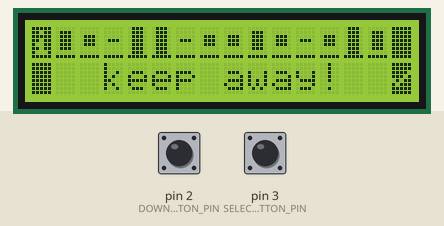
Bench run of a program on a simulated Arduino Uno, built with avr-gcc and run on an emulated ATmega328P. On the bench: 16×2 character LCD. The test bench sets the inputs (shaded band); at power-on: pin 3 (SELECT_BUTTON_PIN) HIGH, pin 2 (DOWN_BUTTON_PIN) HIGH.

Above: at 1.3 s.
1.4 s: pin 3 (SELECT_BUTTON_PIN) pulled LOW for 0.15 s
At 2.5 s:
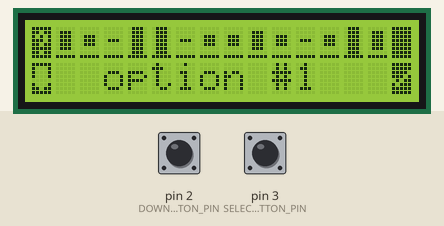
3.0 s: pin 2 (DOWN_BUTTON_PIN) pulled LOW for 0.15 s
At 3.6 s:
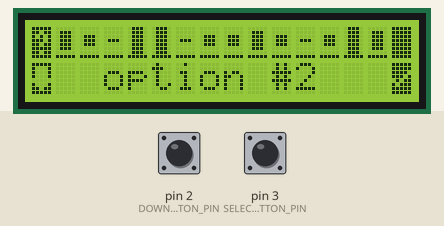
4.6 s: pin 2 (DOWN_BUTTON_PIN) pulled LOW for 1 s
At 6.0 s:
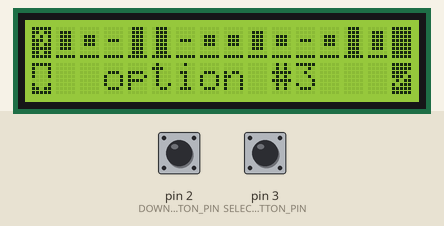
7.1 s: pin 3 (SELECT_BUTTON_PIN) pulled LOW for 1 s
At 8.1 s:
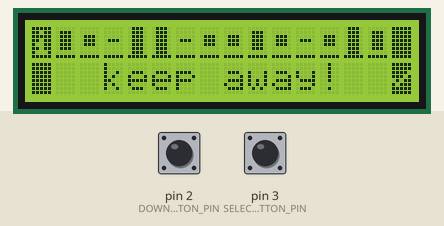
9.6 s: pin 3 (SELECT_BUTTON_PIN) pulled LOW for 3.2 s
At 11.1 s:
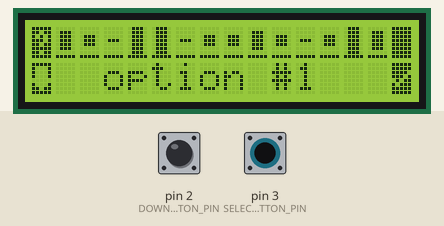
Timing chart, 0 to 12.6 s (numbered marks = the images above; inputs shaded):
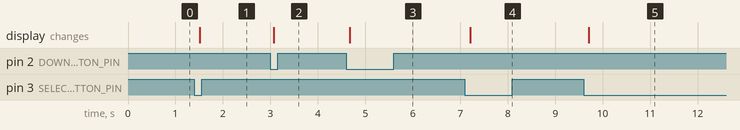

The program:

main.cpp
```cpp
#include "output/screen/lcd/icons.h"
#include "output/screen/lcd/lcd.h"
#include "output/screen/lcd/state/stateMachine.h"
#include "output/screen/lcd/ui/uiPage.h"
#include "input/debouncedButton.h"
#include <Arduino.h>

#define SERIAL_BAUD_RATE 9600

#define DOWN_BUTTON_PIN 2
#define SELECT_BUTTON_PIN 3
#define VIBRATION_PIN 4
#define PIEZO_PIN 5

// "FF" is a fully illuminated character, " " is blank
// learning screen dependencies
const size_t navPaneHeight = 2;
const String learningScreen_LeftNavPane[navPaneHeight] = {"@3", "FF"};
const String rightNavPane[navPaneHeight] = {"FF", "@1"};
const size_t topAndBottomPaneSize = 14;
const String StaticTopPane[topAndBottomPaneSize] = {"@5", "@6", "@7", "@4",
                                               "@4", "@7", "@6", "@6",
                                               "@5", "@6", "@7", "@6",
                                              "@4", "@5"};
const String learningScreen_DynamicBottomPanes[][topAndBottomPaneSize] = {{ " ", " ",
   "k", "e", "e", "p",
    " ",
     "a", "w", "a", "y", "!",
      " ", " " }};
const size_t learningScreen_DynamicBottomPaneCount = 1;
bool learningScreen_IsBottomPaneDynamic = false;
UIPage learningScreen(nullptr,
   learningScreen_LeftNavPane, rightNavPane, navPaneHeight,
    StaticTopPane, topAndBottomPaneSize,
    learningScreen_DynamicBottomPanes, learningScreen_DynamicBottomPaneCount,
    learningScreen_IsBottomPaneDynamic);

// quiz screen dependencies
const String quizScreen_LeftNavPane[navPaneHeight] = {"@2", "@0"};
const String quizScreen_DynamicBottomPanes[][topAndBottomPaneSize] = {
  {" ", " ", "o", "p", "t", "i", "o", "n", " ", "#", "1", " ", " ", " "},
  {" ", " ", "o", "p", "t", "i", "o", "n", " ", "#", "2", " ", " ", " "},
  {" ", " ", "o", "p", "t", "i", "o", "n", " ", "#", "3", " ", " ", " "},
};
const size_t quizScreen_DynamicBottomPaneCount = 3;
bool quizScreen_IsBottomPaneDynamic = true;
UIPage quizScreen(nullptr,
  quizScreen_LeftNavPane, rightNavPane, navPaneHeight,
  StaticTopPane, topAndBottomPaneSize,
  quizScreen_DynamicBottomPanes, quizScreen_DynamicBottomPaneCount,
quizScreen_IsBottomPaneDynamic);

// init state machine dependencies
LCD lcd(0x27, 16, 2);
Icons customIcons;
StateMachine stateMachine(lcd, customIcons, &learningScreen);

// button related
DebouncedButton downButton(DOWN_BUTTON_PIN);
DebouncedButton selectButton(SELECT_BUTTON_PIN);


void setup()
{
  Serial.begin(SERIAL_BAUD_RATE);

  // initialize pins
  downButton.initialize();
  selectButton.initialize();
  // pinMode(PIEZO_PIN, OUTPUT);

  // loop screens around so hitting confirm button keeps them
  // alternating infinitely
  learningScreen.setNextPage(&quizScreen);
  quizScreen.setNextPage(&learningScreen);

  // then initialize the state machine
  stateMachine.initialize();
}

void loop()
{
  bool wasDownButtonPressed = downButton.wasPressed();
  bool wasSelectButtonPressed = selectButton.wasPressed();

  stateMachine.update(wasDownButtonPressed, wasSelectButtonPressed);
}
```

debouncedButton.h
```cpp
#include "Arduino.h"

// https://docs.arduino.cc/built-in-examples/digital/Debounce/
class DebouncedButton {
    public:
        explicit DebouncedButton(uint8_t pin)
            : _pin(pin),
              _stableState(HIGH),
              _lastReading(HIGH),
              _lastDebounceTime(0) {}

        void initialize() {
            pinMode(_pin, INPUT_PULLUP);

            // Initialize from the actual pin state so startup does not
            // generate a false button press.
            _stableState = digitalRead(_pin);
            _lastReading = _stableState;
        }

        // Returns true once when the button changes to the pressed state.
        bool wasPressed() {
            const int reading = digitalRead(_pin);
            const unsigned long now = millis();

            if (reading != _lastReading) {
                _lastDebounceTime = now;
                _lastReading = reading;
            }

            if ((now - _lastDebounceTime) >= BUTTON_DEBOUNCE_DELAY_MS &&
                reading != _stableState) {
                _stableState = reading;

                // INPUT_PULLUP means LOW is pressed.
                return _stableState == LOW;
            }

            return false;
        }

    private:
        static constexpr unsigned long BUTTON_DEBOUNCE_DELAY_MS = 50;

        uint8_t _pin;
        int _stableState;
        int _lastReading;
        unsigned long _lastDebounceTime;
};
```

icons.h
```cpp
#ifndef BIRD_CALL_TRANSLATOR_ICONS_H
#define BIRD_CALL_TRANSLATOR_ICONS_H

#include "Arduino.h"
class Icons {
    private:
        byte DOWN_ARROW[8] = {
            B11111,
            B10001,
            B10001,
            B10001,
            B00000,
            B10001,
            B11011,
            B11111
        };
        byte CONFIRMATION_TICK[8] = {
            B11111,
            B11111,
            B11110,
            B11101,
            B01011,
            B10111,
            B11111,
            B11111
        };
        byte QUESTION_ICON[8] = {
            B11111,
            B11011,
            B10101,
            B11101,
            B11011,
            B11111,
            B11011,
            B11111
        };
        byte INFORMATION_ICON[8] = {
            B11111,
            B11011,
            B11111,
            B11011,
            B10011,
            B11011,
            B10001,
            B11111
        };
        byte SOUNDWAVE_INTENSITY_XL[8] = {
            B01110,
            B01110,
            B01110,
            B01110,
            B01110,
            B01110,
            B01110,
            B11111
        };
        byte SOUNDWAVE_INTENSITY_LG[8] = {
            B00000,
            B01110,
            B01110,
            B01110,
            B01110,
            B01110,
            B00000,
            B11111
        };
        byte SOUNDWAVE_INTENSITY_MD[8] = {
            B00000,
            B00000,
            B01110,
            B01110,
            B01110,
            B00000,
            B00000,
            B11111
        };
        byte SOUNDWAVE_INTENSITY_SM[8] = {
            B00000,
            B00000,
            B00000,
            B01110,
            B00000,
            B00000,
            B00000,
            B11111
        };

    public:
        byte* icons[8];

        Icons() : icons {
            DOWN_ARROW,
            CONFIRMATION_TICK,
            QUESTION_ICON,
            INFORMATION_ICON,
            SOUNDWAVE_INTENSITY_XL,
            SOUNDWAVE_INTENSITY_LG,
            SOUNDWAVE_INTENSITY_MD,
            SOUNDWAVE_INTENSITY_SM
        } {}

};


#endif //BIRD_CALL_TRANSLATOR_ICONS_H
```

lcd.cpp
```cpp
#include "lcd.h"

// https://maxpromer.github.io/LCD-Character-Creator/

// Set the LCD address to 0x27 in PCF8574 by NXP and Set to 0x3F in PCF8574A by Ti
LCD::LCD(uint8_t lcdAddress, uint8_t lcdColumns, uint8_t lcdRows) :
        _lcd(lcdAddress, lcdColumns, lcdRows)
{
}

void LCD::initialize() {
    _lcd.init();
}

void LCD::clear() {
    _lcd.clear();
}

void LCD::backlight() {
    _lcd.backlight();
}

void LCD::setCursor(uint8_t column, uint8_t row) {
    _lcd.setCursor(column, row);
}

void LCD::print(const char* string) {
    _lcd.print(string);
}

void LCD::home() {
    _lcd.home();
}

// there are only 8 locations available to store custom characters, hence,
// location should be between 0 and 7 inclusive
void LCD::createChar(uint8_t location, uint8_t characterMap[]) {
    _lcd.createChar(location, characterMap);
}

void LCD::write(uint8_t location) {
    _lcd.write(location);
}
```

lcd.h
```cpp
#ifndef BIRD_CALL_TRANSLATOR_LCD_H
#define BIRD_CALL_TRANSLATOR_LCD_H

#include <Arduino.h>

#include <Wire.h>
// lcd screen driver library
#include <LiquidCrystal_I2C.h>

/**
 * This class is a wrapper around the LCD Display library that provides an interface for the operations
 * that you would perform with the display.
*/
class LCD {

    public:
        LCD(uint8_t lcdAddress, uint8_t lcdColumns, uint8_t lcdRows);
        void initialize();
        void clear();
        void backlight();
        void setCursor(uint8_t column, uint8_t row);
        void print(const char* string);
        void home();
        void createChar(uint8_t location, uint8_t characterMap[]);
        void write(uint8_t location);

    private:
        LiquidCrystal_I2C _lcd;


};


#endif //BIRD_CALL_TRANSLATOR_LCD_H
```

stateMachine.cpp
```cpp
#include "StateMachine.h"

StateMachine::StateMachine(LCD& lcdScreen, Icons& customIcons, UIPage* uiPages) :
                            _icons(customIcons), _lcdScreen(lcdScreen), _currentUIPage(uiPages) {}

void StateMachine::update(bool buttonAPressed, bool buttonBPressed) {

    // can press both buttons at once
    if (buttonAPressed == true) {
        // only handle page turns if our _currentUIPage is has isBottomPaneDynamic == true
        // otherwise do nothing
        if (_currentUIPage->getIsBottomPaneDynamic() == true) {
            handlePageTurn();
        }

    }

    if (buttonBPressed == true) {
        handleConfirm();
    }
}

void StateMachine::initialize() {
    _lcdScreen.initialize();
    _lcdScreen.clear();
    _lcdScreen.backlight();

    // TODO insert the custom icons from _icons into CGRAM
    // TODO get rid of this magic number and make it a constant somewhere
    for (uint8_t iconLocation = 0; iconLocation <= 7; iconLocation++) {
        byte* customIcon = _icons.icons[iconLocation];

        // if the icon isn't a null pointer then add it to our CGRAM
        if (customIcon != nullptr) {
            _lcdScreen.createChar(iconLocation, customIcon);
        }
    }

    _lcdScreen.home();
    drawEntireScreen();
}

bool StateMachine::tryParseIntoCustomIcon(const String& parseMe, uint8_t& customIconIndex) {
    // if string is of size 2 and has a first character as '@'
    // get 2nd character, check if that 2nd character can be parsed into an integer
    if (parseMe.length() == 2) {
        char firstCharacter = parseMe.charAt(0);
        char customIconIndexCharacter = parseMe.charAt(1);

        // since we can only store 8 things in CGRAM (i.e. 8 custom icons)
        // then we need to check if the second character is between 0 and 7
        if (firstCharacter == '@' && customIconIndexCharacter >= '0' && customIconIndexCharacter <= '7') {
            customIconIndex = customIconIndexCharacter - '0'; // TODO check if this is correct
            return true;
        } else if (parseMe.equals("FF")) { // we also accept "FF" for a fully lit up block of subpixels
            // https://forum.arduino.cc/t/the-255-255-character-on-hd44780-compatible-lcd/13565
            customIconIndex = 0xFF;
            return true;
        }
    }

    return false;
}

void StateMachine::writeSingleToScreen(const String& characterOrCustomIcon) {
    uint8_t optionalCustomIconIndex;
    bool isCustomIcon = tryParseIntoCustomIcon(characterOrCustomIcon, optionalCustomIconIndex);

    if (isCustomIcon) {
        // print custom icon instead of string val
        _lcdScreen.write(optionalCustomIconIndex);
    } else {
        // we have a regular string to write
        _lcdScreen.print(characterOrCustomIcon.c_str());
    }
}


void StateMachine::handlePageTurn() {
    // increment and then wrap around if too large using mod
    _currentDynamicBottomPaneIndex = (_currentDynamicBottomPaneIndex + 1) % _currentUIPage->getDynamicBottomPaneCount();

    // redraw just the dynamic bottom pane
    drawDynamicBottomPane();
}

void StateMachine::handleConfirm() {
    // reset current count to 0
    _currentDynamicBottomPaneIndex = 0;

    // go to the next page
    UIPage* nextPage = _currentUIPage->getNextPage();
    if (nextPage != nullptr) {
        _currentUIPage = nextPage;
    }

    // draw the entirety of the new page
    _lcdScreen.clear();
    drawEntireScreen();
}

void StateMachine::drawNavigationPaneHelper(const String* navigationPane, size_t navigationPaneHeight, uint8_t column) {
    for (size_t row = 0; row < navigationPaneHeight; row++) {
        _lcdScreen.setCursor(column, row);
        // draw stuff on row = row, col 0
        const String& navPaneCharacter = navigationPane[row];
        // this'll be a single character to print out
        // might be a custom icon as well so we ave to check
        writeSingleToScreen(navPaneCharacter);
    }
}


void StateMachine::drawLeftNavigationPane() {
    drawNavigationPaneHelper(_currentUIPage->getLeftNavigationPane(),
    _currentUIPage->getNavigationPaneHeight(),
    0);
}

void StateMachine::drawRightNavigationPane() {
    drawNavigationPaneHelper(_currentUIPage->getRightNavigationPane(),
    _currentUIPage->getNavigationPaneHeight(),
    _currentUIPage->getTopAndBottomPaneSize() + 1); // TODO this hardcoding is bad
}

void StateMachine::drawTopOrBottomPaneHelper(const String *topOrBottomPane, size_t topOrBottomPaneWidth, uint8_t row, uint8_t startingColumn) {
    // draw from col 1 to 14
    for (size_t col = startingColumn; col < topOrBottomPaneWidth; col++) {
        _lcdScreen.setCursor(col, row);
        // character to write to screen
        const String& topAndBottomPaneCharacter = topOrBottomPane[col - startingColumn];
        // TODO write to the screen
        writeSingleToScreen(topAndBottomPaneCharacter);
    }
}

void StateMachine::drawStaticTopPane() {
    const String* staticTopPane = _currentUIPage->getStaticTopPane();

    drawTopOrBottomPaneHelper(staticTopPane,
        _currentUIPage->getTopAndBottomPaneSize() + 1,
        0, 1);
}

void StateMachine::drawDynamicBottomPane() {

    if (_currentUIPage->getIsBottomPaneDynamic() == true) {
        // if current ui page has dynamic bottom
        // then we need to query all the available bottom panes using _currentDynamicBottomPaneIndex
        const String* currentBottomPane = _currentUIPage->getDynamicBottomPanesByIndex(_currentDynamicBottomPaneIndex);

        drawTopOrBottomPaneHelper(currentBottomPane,
            _currentUIPage->getTopAndBottomPaneSize(),
             1, 1);

    } else {
        // if the current ui page does not have a dynamic bottom
        // then just return the very first entry in it and draw that to screen
        const String* bottomPane = _currentUIPage->getFirstBottomPane();

        drawTopOrBottomPaneHelper(bottomPane,
            _currentUIPage->getTopAndBottomPaneSize(),
            1, 1);
    }

}

void StateMachine::drawEntireScreen() {
    drawLeftNavigationPane();
    drawStaticTopPane();
    drawDynamicBottomPane();
    drawRightNavigationPane();
}
```

stateMachine.h
```cpp
#ifndef BIRD_CALL_TRANSLATOR_STATEMACHINE_H
#define BIRD_CALL_TRANSLATOR_STATEMACHINE_H

#include <Arduino.h>

#include "output/screen/lcd/ui/uiPage.h"
#include "output/screen/lcd/lcd.h"
#include "output/screen/lcd/icons.h"

class StateMachine {
    // want to track the current icons set to be inserted into CGRAM
    // want the LCD object
    // want UI configuration for each screen -> singly linked list between main screens
    public:
        StateMachine(LCD& lcdScreen, Icons& customIcons, UIPage* uiPages);
        // handling button input should change the state
        void update(bool buttonAPressed, bool buttonBPressed);

        // This is mostly to initialize all the stuff in the screen
        // as the screen should be put into the constructor of this
        // class with no prior initialization
        void initialize();


    private:
        Icons& _icons;
        LCD& _lcdScreen;
        UIPage* _currentUIPage;

        // state stuff
        size_t _currentDynamicBottomPaneIndex = 0;

        // method to parse the strings in UIPage
        // to differentiate between "@<index of icon>"
        // and regular character to print to screen
        bool tryParseIntoCustomIcon(const String& parseMe, uint8_t& customIconIndex);
        void writeSingleToScreen(const String& characterOrCustomIcon);

        // button handle methods
        void handlePageTurn();
        void handleConfirm(); // this will just navigate to the next page

        // methods to draw different parts of the interfaces
        void drawNavigationPaneHelper(const String* navigationPane, size_t navigationPaneHeight, uint8_t column);
        void drawLeftNavigationPane();
        void drawRightNavigationPane();
        void drawTopOrBottomPaneHelper(const String* topOrBottomPane, size_t topOrBottomPaneWidth, uint8_t row, uint8_t startingColumn);
        void drawStaticTopPane();
        void drawDynamicBottomPane();

        void drawEntireScreen();

};


#endif //BIRD_CALL_TRANSLATOR_STATEMACHINE_H
```

uiPage.cpp
```cpp
#include "uiPage.h"

UIPage::UIPage(UIPage* nextPage,
    const String* leftNavigationPane,
    const String* rightNavigationPane,
    const size_t navigationPaneHeight,
    const String* staticTopPane,
    const size_t topAndBottomPaneSize,
    const String (*dynamicBottomPanes)[14],
    const size_t dynamicBottomPaneCount,
    bool isBottomPaneDynamic) :
    _nextPage(nextPage),
    _leftNavigationPane(leftNavigationPane),
    _rightNavigationPane(rightNavigationPane),
    _navigationPaneHeight(navigationPaneHeight),
    _staticTopPane(staticTopPane),
    _topAndBottomPaneSize(topAndBottomPaneSize),
    _dynamicBottomPanes(dynamicBottomPanes),
    _dynamicBottomPaneCount(dynamicBottomPaneCount),
    _isBottomPaneDynamic(isBottomPaneDynamic) {}

UIPage* UIPage::getNextPage() {
    return _nextPage;
}

void UIPage::setNextPage(UIPage *nextPage) {
    _nextPage = nextPage;
}

const String* UIPage::getLeftNavigationPane() const {
    return _leftNavigationPane;
}

const String* UIPage::getRightNavigationPane() const {
    return _rightNavigationPane;
}

size_t UIPage::getNavigationPaneHeight() const {
    return _navigationPaneHeight;
}

const String* UIPage::getStaticTopPane() const {
    return _staticTopPane;
}

const String* UIPage::getFirstBottomPane() const {
    return _dynamicBottomPanes[0];
}

const String (*UIPage::getDynamicBottomPanes() const)[14] {
    return _dynamicBottomPanes;
}

const String* UIPage::getDynamicBottomPanesByIndex(size_t paneIndex) const {
    // wrap around using modulo (%) operator
    // so we should never have an invalid index/segfault
    size_t validPaneIndex = paneIndex % _dynamicBottomPaneCount;


    return _dynamicBottomPanes[validPaneIndex];
}

size_t UIPage::getDynamicBottomPaneCount() const {
    return _dynamicBottomPaneCount;
}

bool UIPage::getIsBottomPaneDynamic() const {
    return _isBottomPaneDynamic;
}

size_t UIPage::getTopAndBottomPaneSize() const {
    return _topAndBottomPaneSize;
}
```

Source omitted: uiPage.h (2930 bytes)

Measured:
- after the input at 1.4 s, the display: changes after 0.11 s (image 1)
- after the input at 3.0 s, the display: changes after 0.07 s (image 2)
- after the input at 4.6 s, the display: changes after 0.07 s (image 3)
- after the input at 7.1 s, the display: changes after 0.11 s (image 4)
- after the input at 9.6 s, the display: changes after 0.11 s (image 5)
